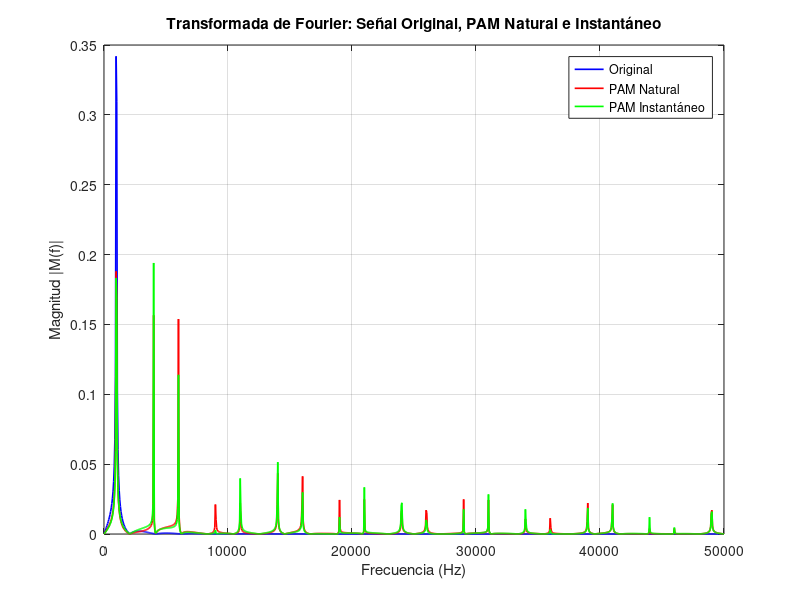
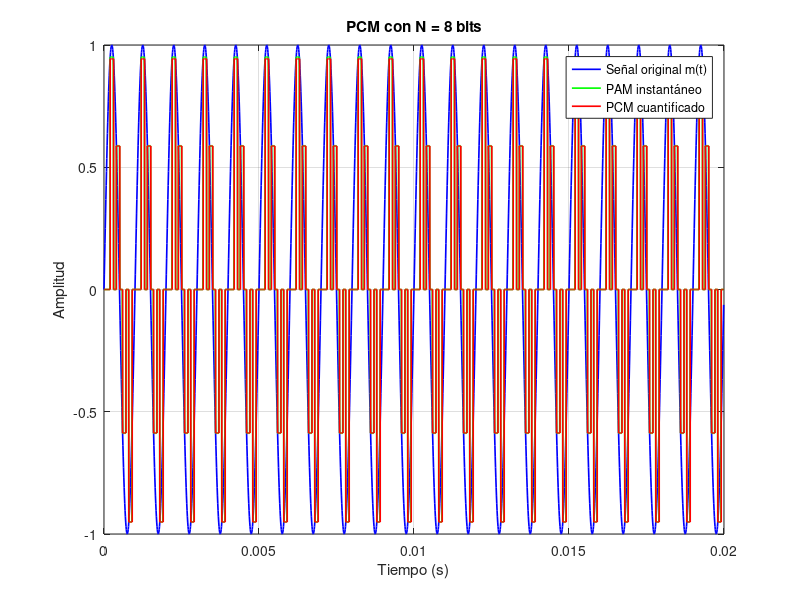
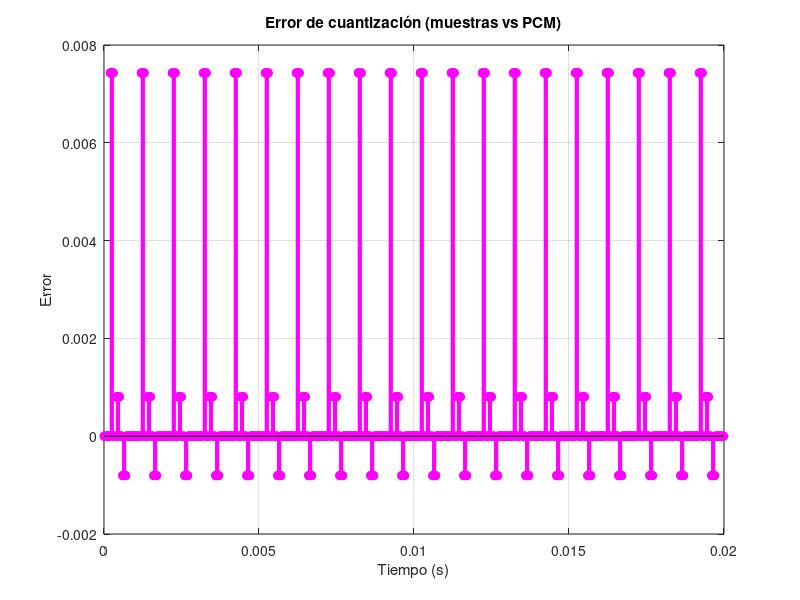

The MATLAB script that drew these images, in order:
fm = 100000;      % Frecuencia de muestreo interna
tm = 1/fm;        % Periodo interno
ls = 2000;        % Número de muestras (aumentado para mejor resolución espectral)
f_c = 1000;       % Frecuencia sinusoidal
f_s = 5000;       % Frecuencia de muestreo real (externa)
t_s = 1/f_s;      % Periodo de muestreo real
tau = 0.5*t_s;    % Duración del pulso de muestreo (tau)
d = tau/t_s;      % Ciclo de trabajo
t = (0:ls-1)*tm;              % Vector de tiempo
m_t = sin(2*pi*f_c*t);        % Señal senoidal
NFFT = 2^nextpow2(length(m_t));
f = fm*(0:(NFFT/2))/NFFT;     % Vector de frecuencias positivas
M_f = fft(m_t, NFFT)/length(m_t);
r = floor(t_s/tm);  % Intervalo entre muestras reales
s = floor(tau/tm);  % Duración del pulso en muestras internas
s_nat = zeros(1,length(t));
for i = 1:r:length(m_t)
    s_nat(i:i+s) = 1;   % Pulsos rectangulares
end
s_nat = s_nat(1:length(t));
m_t_nat = m_t .* s_nat;
M_nat_f = fft(m_t_nat, NFFT)/length(m_t_nat);
m_t_inst = zeros(1,length(t));
for i = 1:r:length(m_t)
    m_t_inst(i:i+s) = m_t(i);  % Mantiene amplitud constante en cada pulso
end
m_t_inst = m_t_inst(1:length(t));
M_inst_f = fft(m_t_inst, NFFT)/length(m_t_inst);
figure;
plot(f, abs(M_f(1:NFFT/2+1)), 'b', 'LineWidth', 1.2); hold on;
plot(f, abs(M_nat_f(1:NFFT/2+1)), 'r', 'LineWidth', 1.2);
plot(f, abs(M_inst_f(1:NFFT/2+1)), 'g', 'LineWidth', 1.2);
grid on;
xlabel('Frecuencia (Hz)');
ylabel('Magnitud |M(f)|');
legend('Original', 'PAM Natural', 'PAM Instantáneo');
title('Transformada de Fourier: Señal Original, PAM Natural e Instantáneo');
%% ==================== Parte 2: PCM ====================
N = 8;  % Número de bits PCM (configurable)
L = 2^N;  % Niveles de cuantización
m_max = max(m_t_inst);
m_min = min(m_t_inst);
delta = (m_max - m_min)/L;
m_q = round((m_t_inst - m_min)/delta);
m_q(m_q > L-1) = L-1;
m_q(m_q < 0) = 0;
m_pcm = m_q * delta + m_min;
error_q = m_t_inst - m_pcm;
figure;
plot(t, m_t, 'b', 'LineWidth', 1.2); hold on;
plot(t, m_t_inst, 'g', 'LineWidth', 1.2);
stairs(t, m_pcm, 'r', 'LineWidth', 1.2);
grid on;
xlabel('Tiempo (s)');
ylabel('Amplitud');
legend('Señal original m(t)', 'PAM instantáneo', 'PCM cuantificado');
title(['PCM con N = ', num2str(N), ' bits']);
figure;
stem(t, error_q, 'm', 'filled');
grid on;
xlabel('Tiempo (s)');
ylabel('Error');
title('Error de cuantización (muestras vs PCM)')
